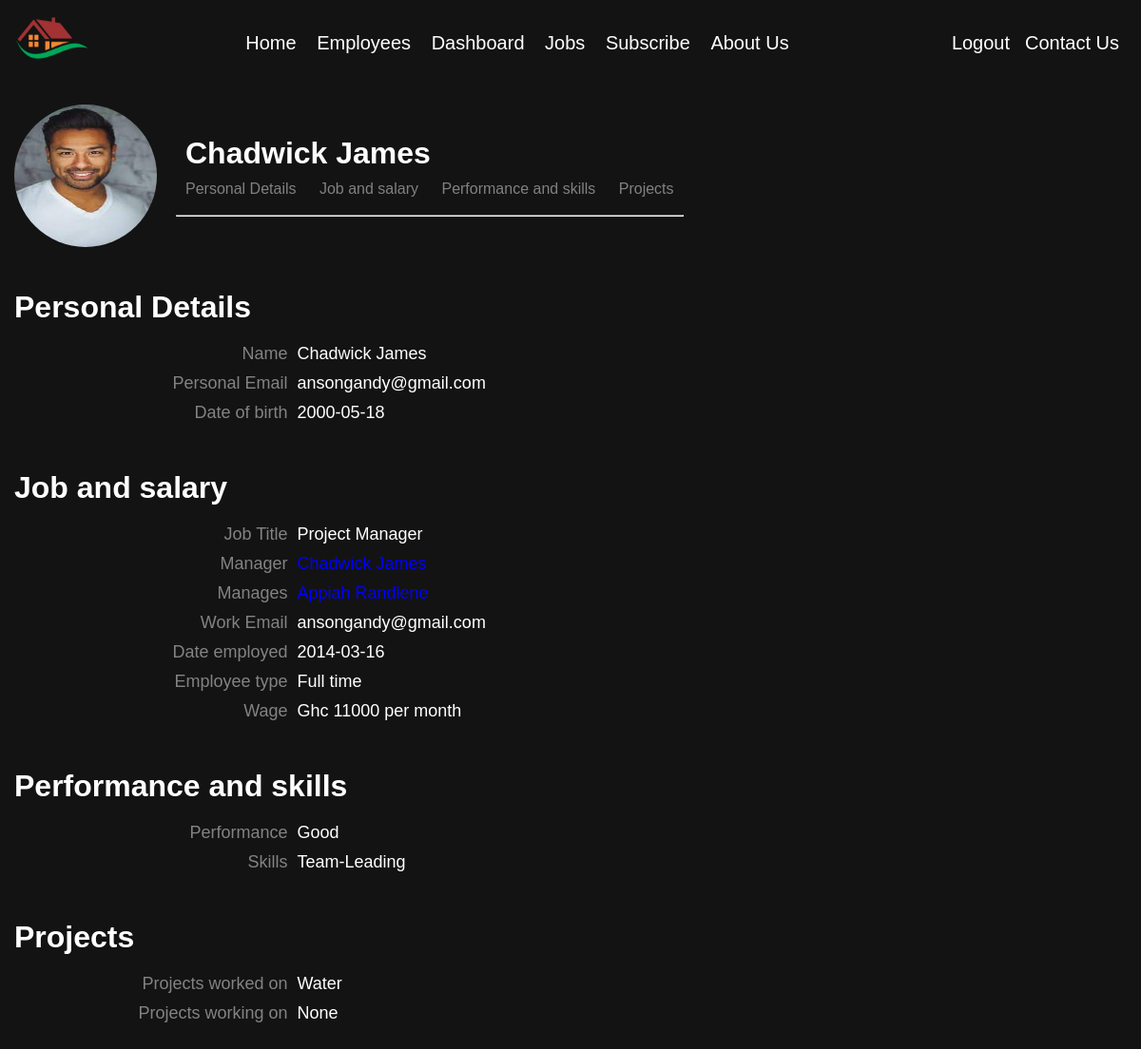
The app's page /mydashboard (signed in) with its own data.
### mainApp/models.py (models this page shows)
class User(db.Model, UserMixin):
    id = db.Column(db.Integer, primary_key=True, nullable=False, autoincrement=True)
    firstName = db.Column(db.String(50), nullable=False)
    middleName = db.Column(db.String(50), nullable=False)
    lastName = db.Column(db.String(50), nullable=False)
    phone = db.Column(db.Integer, unique=True)
    email = db.Column(db.String(100), unique=True, nullable=False)
    date_of_birth = db.Column(db.String(12), nullable=False)
    img = db.Column(db.String(), nullable=False)
    password = db.Column(db.String(150), nullable=False)
    is_superuser = db.Column(db.Boolean, default=False)
    is_admin = db.Column(db.Boolean, default=False)
    isSubscribed = db.Column(db.Boolean, default=False)
    EMPLOYEE = db.relationship('Employee', back_populates='user', cascade='all,delete-orphan', viewonly=True)
    APPLICANT = db.relationship('Applicant', cascade='all,delete-orphan')

class Job(db.Model):
    id = db.Column(db.Integer, primary_key=True, nullable=False, autoincrement=True)
    name = db.Column(db.String(50), nullable=False)
    isAvailable = db.Column(db.Boolean, default=True)
    job_description = db.Column(db.String(300), default='No information')
    salary = db.Column(db.Integer)
    skills = db.Column(db.String(100))
    startApply = db.Column(db.Date, default=datetime.date.today())
    endApply = db.Column(db.Date, default=None)
    type = db.Column(db.String(10), default="Full time")
    EMPLOYEE = db.relationship('Employee', backref='employee', cascade='all,delete-orphan')
    APPLICANT = db.relationship('Applicant', backref='applicant', cascade='all,delete-orphan')

class Employee(db.Model):
    id = db.Column(db.Integer, primary_key=True, nullable=False, autoincrement=True)
    user_id = db.Column(db.Integer, db.ForeignKey("user.id"))
    job_id = db.Column(db.Integer, db.ForeignKey('job.id'))
    date_employed = db.Column(db.Date, default=datetime.date.today())
    about = db.Column(db.String(150), default="No description")
    skills = db.Column(db.String(100), default="Not assessed")
    performance = db.Column(db.String(100), default="Not assessed")
    work_email = db.Column(db.String(50))
    isManager = db.Column(db.Boolean, default=False)
    manager_id = db.Column(db.Integer, db.ForeignKey('employee.id'))
    PROJECT = db.relationship('Projects', secondary=employee_project, backref='em_projects')
    employees = db.relationship('Employee', backref=db.backref('manager', remote_side=[id]))
    user = db.relationship('User', back_populates="EMPLOYEE", viewonly=True)

class Projects(db.Model):
    id = db.Column(db.Integer, primary_key=True, nullable=False, autoincrement=True)
    name = db.Column(db.String(50), nullable=False)
    project_description = db.Column(db.String(300), default='No description')
    date_commenced = db.Column(db.Date)
    date_completed = db.Column(db.Date, default=None)
    isCompleted = db.Column(db.Boolean, default=False)
    client_id = db.Column(db.Integer, db.ForeignKey('client.id'), default="Anonymous")

### mainApp/views.py (the view)
@login_required
@views.route('/mydashboard')
def mydashboard():
    if not current_user.is_authenticated:
        return redirect(url_for("auth.login"))
    employee = Employee.query.filter_by(user_id=current_user.id).first()
    job = Job.query.filter_by(id=employee.job_id).first()
    project = employee.PROJECT
    managed_employees = get_managed_employees(employee.id)
    managers = get_managers(employee.id)
    return render_template('mydashboard.html', user=current_user, employee=employee, project=project, job=job,
                           managed_employees=managed_employees, managers=managers)

### mainApp/__init__.py (called while the page is built)
def create_app():
    app = Flask(__name__)
    UPLOAD_FOLDER = 'static/profiles/'
    app.config['UPLOAD_FOLDER'] = UPLOAD_FOLDER
    app.config['SECRET_KEY'] = 'gaa gaa'
    app.config['SQLALCHEMY_DATABASE_URI'] = f'sqlite:///{DB_NAME}'
    db.init_app(app)
    login_manager = LoginManager()
    login_manager.login_view = 'auth.login'
    login_manager.init_app(app)
    from mainApp.views import views
    from mainApp.auth import auth
    app.register_blueprint(views, url_prefix='/')
    app.register_blueprint(auth, url_prefix='/')
    from .models import User
    create_database(app)
    @login_manager.user_loader
    def load_user(id):
        return User.query.get(int(id))
    cache.init_app(app)
    return app

### mainApp/views.py (called while the page is built)
def get_managed_employees(employee_id):
    employee = Employee.query.get(employee_id)
    if employee:
        managed_employees = Employee.query.filter(Employee.isManager==False, Employee.id!=employee.id, Employee.PROJECT.any(Projects.em_projects.any(Employee.id==employee.id))).all()
        return managed_employees
    else:
        return None

def get_managers(employee_id):
    employee = Employee.query.get(employee_id)
    if employee:
        managers = Employee.query.filter_by(isManager=True).filter(Employee.PROJECT.any(Projects.em_projects.any(Employee.id==employee.id))).all()
        return managers
    else:
        return None

### mainApp/templates/mydashboard.html (shortened to what this page needs)
{% extends 'base.html' %}
{% block body %}
    {% include 'navbar.html' %}
    <div class="header">
        <img src="{{url_for('static', filename='profiles/'+user.img)}}" alt="profile picture">
        <div class="header2">
            <div id="name">
                <h1>{{user.lastName + " " + user.firstName}}</h1>
            </div>
            <ul id="list">
                <li><a href="#personal_details">Personal Details</a></li>
                <li><a href="#job_details">Job and salary</a></li>
                <li><a href="#perform_details">Performance and skills</a></li>
                <li><a href="#project_details">Projects</a></li>
            </ul>
            <br><hr>
        </div>
    </div>
    <div class="details" id="personal_details">
        <h1>Personal Details</h1>
        <div class="tabular">
            <div id="key">Name</div>
            <div id="value">{{user.lastName|title + " " + user.firstName|title}}</div>
            <div id="key">Personal Email</div>
            <div id="value">{{user.email}}</div>
            <div id="key">Date of birth</div>
            <div id="value">{{user.date_of_birth}}</div>
        </div>
    </div>
    <div class="details" id="job_details">
        <h1>Job and salary</h1>
        <div class="tabular">
            <div id="key">Job Title</div>
            <div id="value">{{job.name|title}}</div>
            <div id="key">Manager</div>
            <div id="value">
                {% if employee.isManager %}
                <a href="mydashboard">
                </a>
                {% else %}
                {% for  manager in managers %}
                <a href="{{ url_for('views.dashboard', id=manager.user.id) }}">
                    {{ manager.user.lastName|title + " "  + manager.user.firstName|title }}
                </a>
                {% endfor %}
                {% endif %}
            </div>
            <div id="key">Manages</div>
            <div id="value">
                {% if not employee.isManager %}
                None
                {% else %}
                {% for managed_employee in managed_employees %}
                    <a href="dashboard/{{managed_employee.user.id}}">
                    </a>
                {% endfor %}
                {% endif %}
            </div>
            <div id="key">Work Email</div>
            <div id="value">{{employee.work_email}}</div>
            <div id="key">Date employed</div>
            <div id="value">{{employee.date_employed}}</div>
            <div id="key">Employee type</div>
            <div id="value">{{job.type}}</div>
            <div id="key">Wage</div>
            <div id="value">Ghc {{job.salary}} per month</div>
        </div>
    </div>
    <div class="details" id="perform_details">
        <h1>Performance and skills</h1>
        <div class="tabular">
            <div id="key">Performance</div>
            <div id="value">{{employee.performance|title}}</div>
            <div id="key">Skills</div>
            <div id="value">{{employee.skills|title}}</div>
        </div>
    </div>
    <div class="details" id="project_details">
        <h1>Projects</h1>
        <div class="tabular">
            <div id="key">Projects worked on</div>
            <div id="value">
                {% for Project in project %}
                    {% if Project.isCompleted %}
                        {{Project.name|title}}
                    {% else %}
                        None
                    {% endif %}
                {% endfor %}
            </div>
            <div id="key">Projects working on</div>
            <div id="value">
                {% for Project in project %}
                    {% if not Project.isCompleted %}
                        {{Project.name|title}}
                    {% else %}
                        None
                    {% endif %}
                {% endfor %}
            </div>
        </div>
    </div>
{% endblock %}

### mainApp/static/styles.css (style rules this page uses)
* { padding:0; margin: 0; }
a { color:blue; text-decoration: none; }
body { background-color: rgb(19, 19, 19); color:white; font-family: Arial, sans-serif; }
.header { display:flex; padding: 15px; color:white; margin-bottom: 15px; align-items: center; }
.header img { border-radius: 50%; width: 150px; height: 150px; }
.header2 { padding-left: 20px; }
.header #name { margin-bottom: 10px; margin-left: 10px; }
.header2 ul li { display:inline; padding:10px; }
.header2 li a { color:rgb(129, 129, 129); }
.details { margin-bottom: 15px; padding: 15px; }
.details h1 { margin-bottom: 15px; }
.tabular { display: grid; grid-template-columns: 1fr 3fr; }
.tabular #key, .tabular #value { padding: 5px; font-size: 18px; }
.tabular #key { justify-self: end; color:rgb(131, 131, 131); }

### mainApp/static/auth.css (style rules this page uses)
* { padding:0; margin: 0; }
a { text-decoration: none; color:blue; }
body { background-color: rgb(19, 19, 19); }
ul { list-style: none; margin-top: 10px; }

### records on screen
User: img (picture), lastName+firstName "Chadwick James", lastName "Chadwick James", email "ansongandy@gmail.com", date_of_birth "2000-05-18"
Job: name "Project Manager", type "Full time", salary "11000"
Employee: work_email "ansongandy@gmail.com", date_employed "2014-03-16", performance "Good", skills "Team-Leading"
Projects: name "Water", isCompleted "None"
